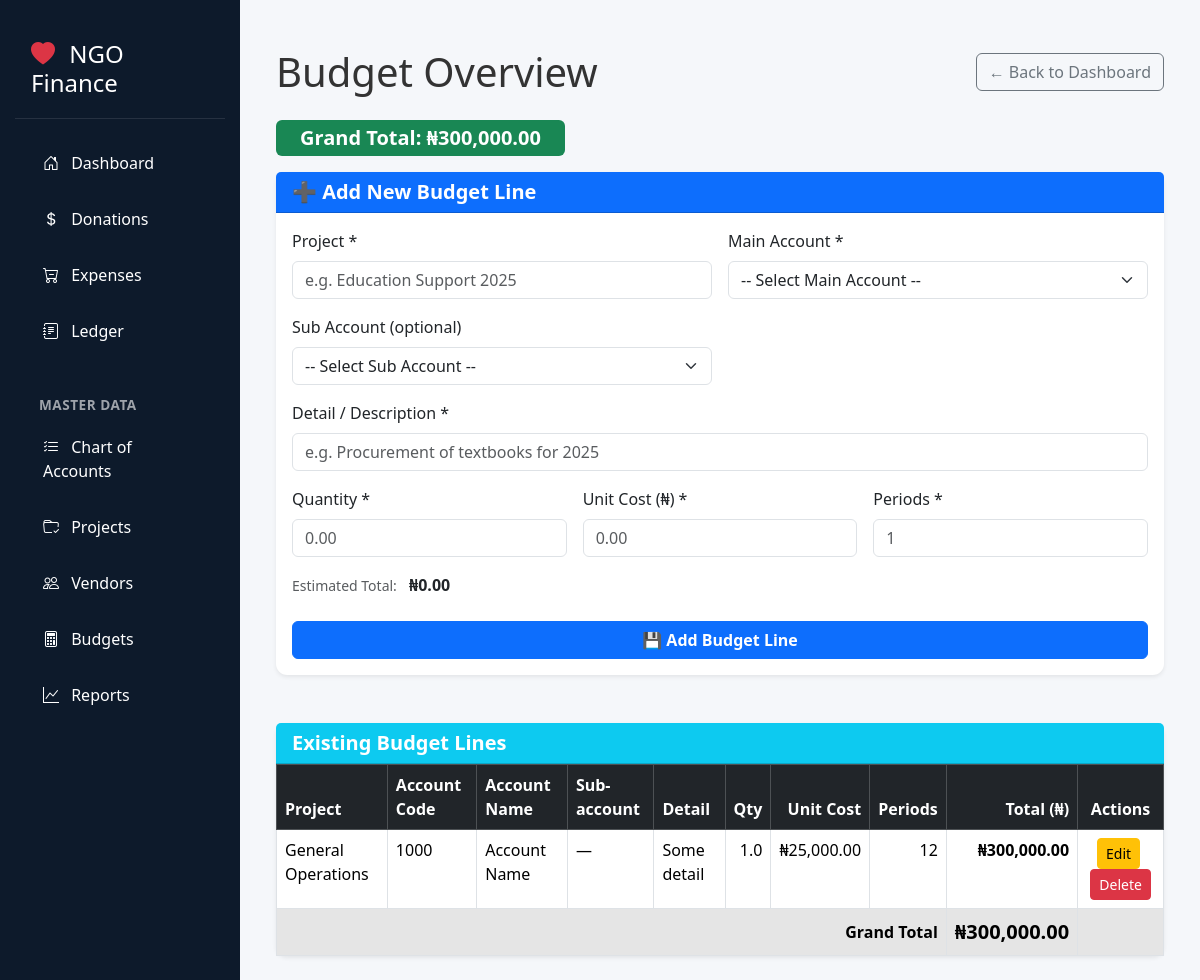
Page /budget on the committed database.
### tables this page shows
CREATE TABLE budgets (
            id INTEGER PRIMARY KEY AUTOINCREMENT,
            project TEXT,
            account_code TEXT,
            account_name TEXT,
            subaccount_code TEXT,
            subaccount_name TEXT,
            detail TEXT,
            quantity REAL,
            unit_cost REAL,
            periods INTEGER,
            total REAL
        );

### main.py (the view)
@app.get("/budget", response_class=HTMLResponse)
async def budget_page(request: Request):
    with get_db() as conn:
        budgets = conn.execute("""
            SELECT id, project, account_code, account_name,
                   subaccount_code, subaccount_name, detail,
                   quantity, unit_cost, periods, total
            FROM budgets
            ORDER BY project, account_code
        """).fetchall()
        grand_total = conn.execute(
            "SELECT SUM(total) FROM budgets"
        ).fetchone()[0] or 0
    success_msg = request.query_params.get("success")
    return templates.TemplateResponse(
        "budget.html",
        {
            "request": request,
            "budgets": budgets,
            "grand_total": grand_total,
            "main_accounts": get_main_accounts(),
            "subaccounts": get_subaccounts(),
            "success_msg": success_msg,   # "added", "updated", etc.
            "form_data": {},              # or load from session/query if needed
            "error": None
        }
    )

### templates/budget.html (shortened to what this page needs)
{% extends "base.html" %}
{% block content %}
<div class="container-fluid mt-4">
    <div class="d-flex justify-content-between align-items-center mb-4">
        <h1 class="mb-0">Budget Overview</h1>
        <a href="/dashboard" class="btn btn-outline-secondary">
            ← Back to Dashboard
        </a>
    </div>
    {% if grand_total %}
    <div class="mb-3">
        <span class="badge bg-success fs-5 px-4 py-2">
            Grand Total: {{ grand_total|format_currency }}
        </span>
    </div>
    {% endif %}
    <div class="card shadow-sm mb-5 border-0">
        <div class="card-header {% if editing_id %}bg-warning{% else %}bg-primary{% endif %} text-white">
            <h5 class="mb-0 fw-semibold">
                {% if editing_id %}✏️ Edit Budget Line #{{ editing_id }}{% else %}➕ Add New Budget Line{% endif %}
            </h5>
        </div>
        <div class="card-body">
            <form method="post"
                  action="{% if editing_id %}/update-budget{% else %}/add-budget{% endif %}"
                  id="budget-form">
                <div class="row g-3">
                    <div class="col-md-6">
                        <label for="project" class="form-label">Project *</label>
                        <input type="text" class="form-control" id="project" name="project"
                               value="{{ form_data.project or '' }}" required
                               placeholder="e.g. Education Support 2025">
                    </div>
                    <div class="col-md-6">
                        <label for="main_account_select" class="form-label">Main Account *</label>
                        <select class="form-select" id="main_account_select" name="account_code" required>
                            <option value="">-- Select Main Account --</option>
                        </select>
                    </div>
                    <div class="col-md-6">
                        <label for="sub_account_select" class="form-label">Sub Account (optional)</label>
                        <select class="form-select" id="sub_account_select" name="subaccount_code">
                            <option value="">-- Select Sub Account --</option>
                        </select>
                    </div>
                    <div class="col-12">
                        <label for="detail" class="form-label">Detail / Description *</label>
                        <input type="text" class="form-control" id="detail" name="detail"
                               value="{{ form_data.detail or '' }}" required
                               placeholder="e.g. Procurement of textbooks for 2025">
                    </div>
                    <div class="col-md-4">
                        <label for="quantity" class="form-label">Quantity *</label>
                        <input type="number" step="0.01" class="form-control" id="quantity" name="quantity"
                               value="{{ form_data.quantity or '' }}" required min="0" placeholder="0.00">
                    </div>
                    <div class="col-md-4">
                        <label for="unit_cost" class="form-label">Unit Cost (₦) *</label>
                        <input type="number" step="0.01" class="form-control" id="unit_cost" name="unit_cost"
                               value="{{ form_data.unit_cost or '' }}" required min="0" placeholder="0.00">
                    </div>
                    <div class="col-md-4">
                        <label for="periods" class="form-label">Periods *</label>
                        <input type="number" class="form-control" id="periods" name="periods"
                               value="{{ form_data.periods or '' }}" required min="1" placeholder="1">
                    </div>
                    <div class="col-12">
                        <small class="text-muted">Estimated Total:</small>
                        <strong id="preview_total" class="ms-2">₦0.00</strong>
                    </div>
                    <div class="col-12 mt-4 d-flex gap-3">
                        <button type="submit" class="btn btn-primary flex-grow-1 fw-semibold">
                            {% if editing_id %}💾 Update Budget Line{% else %}💾 Add Budget Line{% endif %}
                        </button>
                    </div>
                </div>
            </form>
        </div>
    </div>
    <div class="card shadow-sm border-0">
        <div class="card-header bg-info text-white">
            <h5 class="mb-0 fw-semibold">Existing Budget Lines</h5>
        </div>
        <div class="card-body p-0">
            <div class="table-responsive">
                <table class="table table-hover mb-0 table-bordered">
                    <thead class="table-dark">
                        <tr>
                            <th>Project</th>
                            <th>Account Code</th>
                            <th>Account Name</th>
                            <th>Sub-account</th>
                            <th>Detail</th>
                            <th class="text-end">Qty</th>
                            <th class="text-end">Unit Cost</th>
                            <th class="text-end">Periods</th>
                            <th class="text-end">Total (₦)</th>
                            <th class="text-center">Actions</th>
                        </tr>
                    </thead>
                    <tbody>
                        {% if budgets %}
                            {% for b in budgets %}
                            <tr {% if editing_id == b.id %}class="table-warning"{% endif %}>
                                <td>{{ b.project }}</td>
                                <td>{{ b.account_code }}</td>
                                <td>{{ b.account_name }}</td>
                                <td>{{ b.subaccount_code or '—' }}</td>
                                <td>{{ b.detail }}</td>
                                <td class="text-end">{{ b.quantity }}</td>
                                <td class="text-end">{{ b.unit_cost|format_currency }}</td>
                                <td class="text-end">{{ b.periods }}</td>
                                <td class="text-end fw-bold">{{ b.total|format_currency }}</td>
                                <td class="text-center">
                                    <a href="/edit-budget/{{ b.id }}" class="btn btn-sm btn-warning me-1">Edit</a>
                                    <form action="/delete-budget/{{ b.id }}" method="post" style="display:inline;">
                                        <button type="submit" class="btn btn-sm btn-danger"
                                                onclick="return confirm('Delete this budget line permanently?');">
                                            Delete
                                        </button>
                                    </form>
                                </td>
                            </tr>
                            {% endfor %}
                        {% else %}
                            <tr>
                                <td colspan="10" class="text-center py-5 text-muted fst-italic">
                                    No budget lines created yet. Add your first entry above.
                                </td>
                            </tr>
                        {% endif %}
                    </tbody>
                    <tfoot class="table-active">
                        <tr>
                            <th colspan="8" class="text-end">Grand Total</th>
                            <th class="text-end fs-5">{{ grand_total|format_currency }}</th>
                            <th></th>
                        </tr>
                    </tfoot>
                </table>
            </div>
        </div>
    </div>
</div>
{% endblock %}

### static/style.css (style rules this page uses)
body { background-color: #f4f6f9; font-family: 'Segoe UI', Tahoma, Geneva, Verdana, sans-serif; color: #333; }
.card { border-radius: 0.7rem; box-shadow: 0 4px 12px rgba(0, 0, 0, 0.08); border: none; }
.table { margin-bottom: 0; }
.table th { font-weight: 600; }
table, tr, td { page-break-inside: avoid; }
td { word-wrap: break-word; }

### templates/base.html (style rules this page uses)
:root { --sidebar-width: 240px; --sidebar-bg: #0d1a2b; --sidebar-hover: #1e3a5f; --active-bg: #2c5282; }
body { min-height: 100vh; background-color: #f5f7fa; }

### rows in the picture
budgets: project "General Operations", account_code "1000", account_name "Account Name", subaccount_code "—", detail "Some detail", quantity "1.0", unit_cost "₦25,000.00", periods "12", total "₦300,000.00"

### other values in the picture
{{ grand_total|format_currency }} "₦300,000.00"
